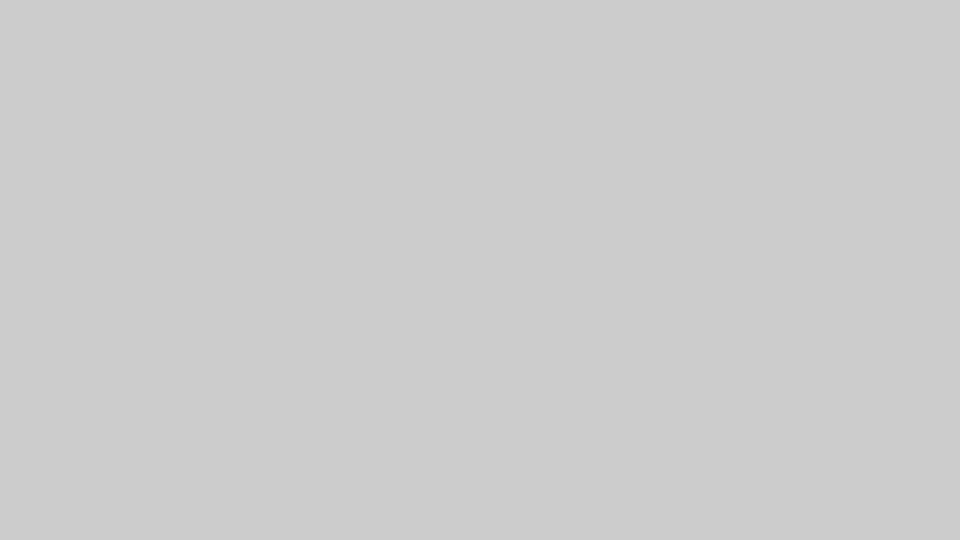
Frame 1 (no input)
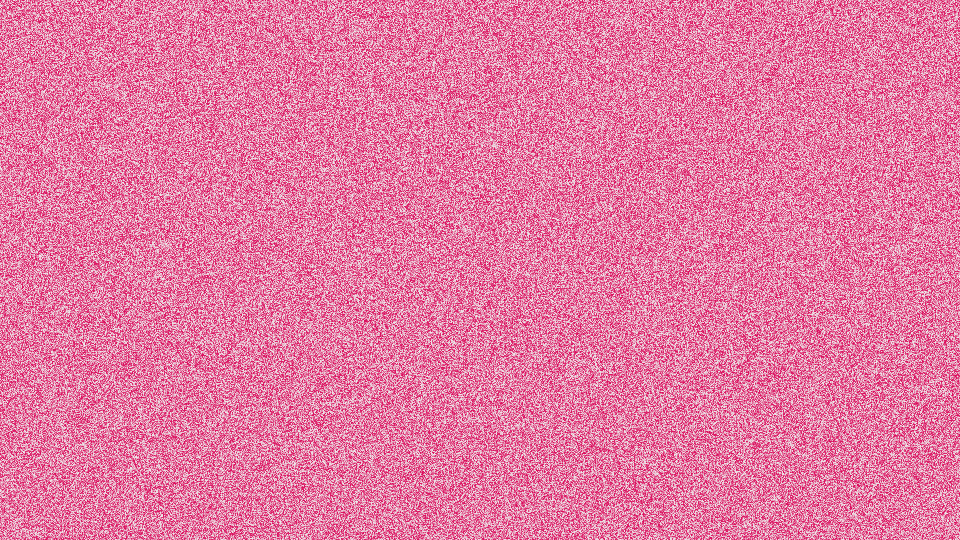
Frame 60 (the mouse pressed at the canvas centre just before this capture)
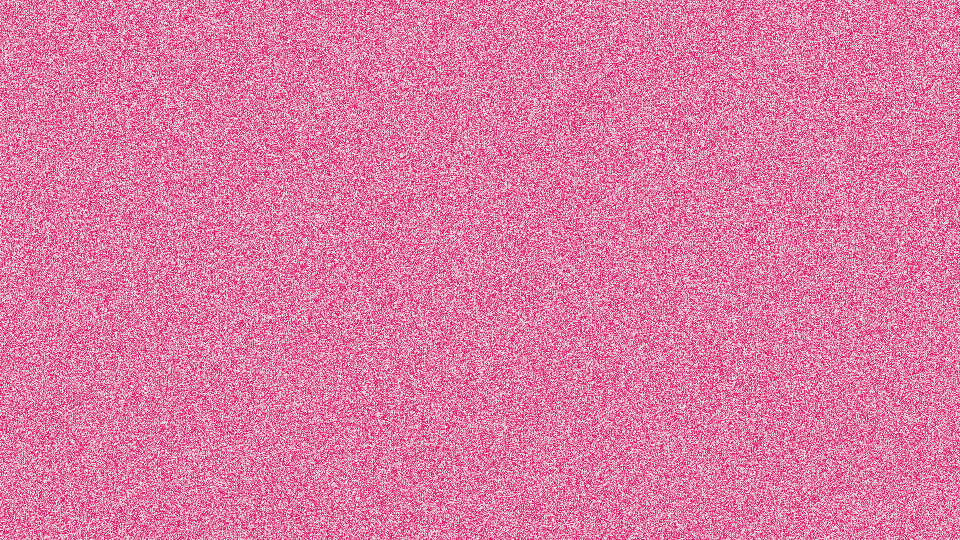
Frame 120 (the mouse held since frame 60 and released just before this capture)

The Processing sketch that drew these frames (run headless with seeded random() and noise(); from frame 60 on, the mouse is pressed at the canvas centre):

// Processing sketch: sasabk
// ── sasabk.pde
Circle[] circles;
int nOfR = 10;
int nOfC = 20;

color c1 = color(219, 10, 91);
// color c2 = color(108, 122, 137);
color c2 = color(236, 236, 236);

void setup() {
  size(960, 540);
  circles = new Circle[nOfR * nOfC];
  for (int i = 0; i < nOfC; i++) {
    for (int j = 0; j < nOfR; j++) {
      circles[i * nOfR + j] = new Circle(i * width / (nOfC - 1),
                                         j * height / (nOfR - 1),
                                         40);
    }
  }
}


void draw() {
  if (frameCount % 5 == 0) {
    sasa();
  }

  for (int i = 0, n = nOfR * nOfC; i < n; i++) {
    circles[i].render();
  }
}



void sasa() {
  loadPixels();
  for (int i = 0; i < width * height; i++) {
    pixels[i] = lerpColor(c1, c2, random(1));
  }
  updatePixels();
}

class Circle {
  float x;
  float y;
  float r;

  Circle(float _x, float _y, float _r) {
    x = _x;
    y = _y;
    r = _r;
  }

  void render() {
    fill(c2, 50);
    noStroke();
    float dim = r * pow(sin(frameCount / 20.0), 2);
    ellipse(x, y, dim, dim);
  }
}
